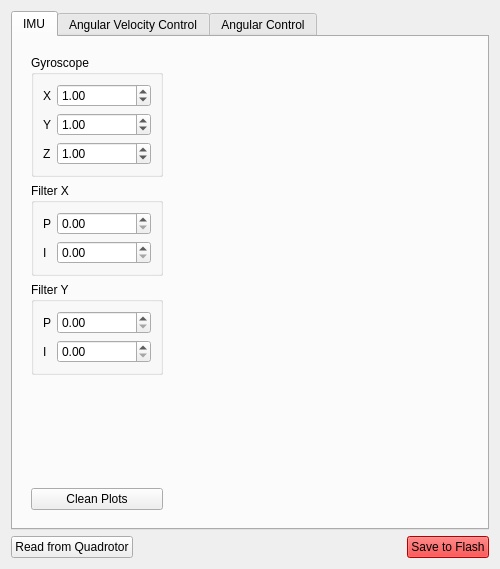
<?xml version="1.0" encoding="UTF-8"?>
<ui version="4.0">
 <class>configQuadrotor</class>
 <widget class="QWidget" name="configQuadrotor">
  <property name="geometry">
   <rect>
    <x>0</x>
    <y>0</y>
    <width>496</width>
    <height>569</height>
   </rect>
  </property>
  <property name="windowTitle">
   <string>Form</string>
  </property>
  <layout class="QVBoxLayout" name="verticalLayout_7">
   <item>
    <widget class="QTabWidget" name="tabWidget">
     <property name="minimumSize">
      <size>
       <width>0</width>
       <height>0</height>
      </size>
     </property>
     <property name="maximumSize">
      <size>
       <width>16777215</width>
       <height>16777215</height>
      </size>
     </property>
     <property name="currentIndex">
      <number>0</number>
     </property>
     <widget class="QWidget" name="imu">
      <attribute name="title">
       <string>IMU</string>
      </attribute>
      <layout class="QHBoxLayout" name="horizontalLayout_2">
       <item>
        <widget class="QWidget" name="widget_2" native="true">
         <property name="minimumSize">
          <size>
           <width>150</width>
           <height>0</height>
          </size>
         </property>
         <property name="maximumSize">
          <size>
           <width>150</width>
           <height>16777215</height>
          </size>
         </property>
         <layout class="QVBoxLayout" name="verticalLayout_2">
          <item>
           <widget class="QGroupBox" name="groupBox">
            <property name="title">
             <string>Gyroscope</string>
            </property>
            <layout class="QFormLayout" name="formLayout">
             <item row="0" column="0">
              <widget class="QLabel" name="label">
               <property name="text">
                <string>X</string>
               </property>
              </widget>
             </item>
             <item row="0" column="1">
              <widget class="QDoubleSpinBox" name="doubleSpinBox_Gyro_X">
               <property name="minimum">
                <double>0.500000000000000</double>
               </property>
               <property name="maximum">
                <double>1.500000000000000</double>
               </property>
               <property name="singleStep">
                <double>0.010000000000000</double>
               </property>
               <property name="value">
                <double>1.000000000000000</double>
               </property>
              </widget>
             </item>
             <item row="1" column="0">
              <widget class="QLabel" name="label_2">
               <property name="text">
                <string>Y</string>
               </property>
              </widget>
             </item>
             <item row="1" column="1">
              <widget class="QDoubleSpinBox" name="doubleSpinBox_Gyro_Y">
               <property name="minimum">
                <double>0.500000000000000</double>
               </property>
               <property name="maximum">
                <double>1.500000000000000</double>
               </property>
               <property name="singleStep">
                <double>0.010000000000000</double>
               </property>
               <property name="value">
                <double>1.000000000000000</double>
               </property>
              </widget>
             </item>
             <item row="2" column="0">
              <widget class="QLabel" name="label_3">
               <property name="text">
                <string>Z</string>
               </property>
              </widget>
             </item>
             <item row="2" column="1">
              <widget class="QDoubleSpinBox" name="doubleSpinBox_Gyro_Z">
               <property name="minimum">
                <double>0.500000000000000</double>
               </property>
               <property name="maximum">
                <double>1.500000000000000</double>
               </property>
               <property name="singleStep">
                <double>0.010000000000000</double>
               </property>
               <property name="value">
                <double>1.000000000000000</double>
               </property>
              </widget>
             </item>
            </layout>
           </widget>
          </item>
          <item>
           <widget class="QGroupBox" name="groupBox_2">
            <property name="title">
             <string>Filter X</string>
            </property>
            <layout class="QFormLayout" name="formLayout_2">
             <item row="0" column="0">
              <widget class="QLabel" name="label_4">
               <property name="text">
                <string>P</string>
               </property>
              </widget>
             </item>
             <item row="0" column="1">
              <widget class="QDoubleSpinBox" name="doubleSpinBox_filter_X_P"/>
             </item>
             <item row="1" column="0">
              <widget class="QLabel" name="label_5">
               <property name="text">
                <string>I</string>
               </property>
              </widget>
             </item>
             <item row="1" column="1">
              <widget class="QDoubleSpinBox" name="doubleSpinBox_filter_X_I"/>
             </item>
            </layout>
           </widget>
          </item>
          <item>
           <widget class="QGroupBox" name="groupBox_3">
            <property name="title">
             <string>Filter Y</string>
            </property>
            <layout class="QFormLayout" name="formLayout_3">
             <property name="fieldGrowthPolicy">
              <enum>QFormLayout::AllNonFixedFieldsGrow</enum>
             </property>
             <item row="0" column="0">
              <widget class="QLabel" name="label_10">
               <property name="text">
                <string>P</string>
               </property>
              </widget>
             </item>
             <item row="0" column="1">
              <widget class="QDoubleSpinBox" name="doubleSpinBox_filter_Y_P"/>
             </item>
             <item row="1" column="0">
              <widget class="QLabel" name="label_11">
               <property name="text">
                <string>I</string>
               </property>
              </widget>
             </item>
             <item row="1" column="1">
              <widget class="QDoubleSpinBox" name="doubleSpinBox_filter_Y_I"/>
             </item>
            </layout>
           </widget>
          </item>
          <item>
           <spacer name="verticalSpacer">
            <property name="orientation">
             <enum>Qt::Vertical</enum>
            </property>
            <property name="sizeHint" stdset="0">
             <size>
              <width>20</width>
              <height>40</height>
             </size>
            </property>
           </spacer>
          </item>
          <item>
           <widget class="QPushButton" name="pushButton_IMU_cleanPlots">
            <property name="text">
             <string>Clean Plots</string>
            </property>
           </widget>
          </item>
         </layout>
        </widget>
       </item>
       <item>
        <widget class="QWidget" name="widget" native="true">
         <property name="minimumSize">
          <size>
           <width>300</width>
           <height>0</height>
          </size>
         </property>
         <layout class="QVBoxLayout" name="verticalLayout">
          <item>
           <widget class="Plot" name="widget_plot_imu_up" native="true">
            <property name="minimumSize">
             <size>
              <width>100</width>
              <height>100</height>
             </size>
            </property>
            <zorder>tabWidget</zorder>
           </widget>
          </item>
          <item>
           <widget class="Plot" name="widget_plot_imu_down" native="true">
            <property name="minimumSize">
             <size>
              <width>100</width>
              <height>100</height>
             </size>
            </property>
           </widget>
          </item>
         </layout>
        </widget>
       </item>
      </layout>
     </widget>
     <widget class="QWidget" name="angle_control">
      <attribute name="title">
       <string>Angular Velocity Control</string>
      </attribute>
      <layout class="QHBoxLayout" name="horizontalLayout_3">
       <item>
        <widget class="QWidget" name="widget_4" native="true">
         <property name="minimumSize">
          <size>
           <width>150</width>
           <height>0</height>
          </size>
         </property>
         <property name="maximumSize">
          <size>
           <width>159</width>
           <height>16777215</height>
          </size>
         </property>
         <layout class="QVBoxLayout" name="verticalLayout_4">
          <item>
           <widget class="QGroupBox" name="groupBox_4">
            <property name="title">
             <string>X</string>
            </property>
            <layout class="QFormLayout" name="formLayout_4">
             <property name="fieldGrowthPolicy">
              <enum>QFormLayout::AllNonFixedFieldsGrow</enum>
             </property>
             <item row="0" column="0">
              <widget class="QLabel" name="label_7">
               <property name="text">
                <string>P</string>
               </property>
              </widget>
             </item>
             <item row="0" column="1">
              <widget class="QDoubleSpinBox" name="doubleSpinBox_angularVelocityControl_X_P"/>
             </item>
             <item row="1" column="0">
              <widget class="QLabel" name="label_8">
               <property name="text">
                <string>I</string>
               </property>
              </widget>
             </item>
             <item row="1" column="1">
              <widget class="QDoubleSpinBox" name="doubleSpinBox_angularVelocityControl_X_I"/>
             </item>
            </layout>
           </widget>
          </item>
          <item>
           <widget class="QGroupBox" name="groupBox_5">
            <property name="title">
             <string>Y</string>
            </property>
            <layout class="QFormLayout" name="formLayout_5">
             <property name="fieldGrowthPolicy">
              <enum>QFormLayout::AllNonFixedFieldsGrow</enum>
             </property>
             <item row="0" column="0">
              <widget class="QLabel" name="label_12">
               <property name="text">
                <string>P</string>
               </property>
              </widget>
             </item>
             <item row="0" column="1">
              <widget class="QDoubleSpinBox" name="doubleSpinBox_angularVelocityControl_Y_P"/>
             </item>
             <item row="1" column="0">
              <widget class="QLabel" name="label_9">
               <property name="text">
                <string>I</string>
               </property>
              </widget>
             </item>
             <item row="1" column="1">
              <widget class="QDoubleSpinBox" name="doubleSpinBox_angularVelocityControl_Y_I"/>
             </item>
            </layout>
           </widget>
          </item>
          <item>
           <widget class="QGroupBox" name="groupBox_6">
            <property name="title">
             <string>Z</string>
            </property>
            <layout class="QFormLayout" name="formLayout_6">
             <property name="fieldGrowthPolicy">
              <enum>QFormLayout::AllNonFixedFieldsGrow</enum>
             </property>
             <item row="0" column="0">
              <widget class="QLabel" name="label_15">
               <property name="text">
                <string>P</string>
               </property>
              </widget>
             </item>
             <item row="0" column="1">
              <widget class="QDoubleSpinBox" name="doubleSpinBox_angularVelocityControl_Z_P"/>
             </item>
             <item row="1" column="0">
              <widget class="QLabel" name="label_16">
               <property name="text">
                <string>I</string>
               </property>
              </widget>
             </item>
             <item row="1" column="1">
              <widget class="QDoubleSpinBox" name="doubleSpinBox_angularVelocityControl_Z_I"/>
             </item>
            </layout>
           </widget>
          </item>
          <item>
           <spacer name="verticalSpacer_2">
            <property name="orientation">
             <enum>Qt::Vertical</enum>
            </property>
            <property name="sizeHint" stdset="0">
             <size>
              <width>20</width>
              <height>40</height>
             </size>
            </property>
           </spacer>
          </item>
         </layout>
        </widget>
       </item>
       <item>
        <widget class="QWidget" name="widget_3" native="true">
         <property name="minimumSize">
          <size>
           <width>300</width>
           <height>0</height>
          </size>
         </property>
         <layout class="QVBoxLayout" name="verticalLayout_3">
          <item>
           <widget class="Plot" name="widget_plot_angularVelocityControl_up" native="true">
            <property name="minimumSize">
             <size>
              <width>100</width>
              <height>100</height>
             </size>
            </property>
           </widget>
          </item>
          <item>
           <widget class="Plot" name="widget_plot_angularVelocityControl_down" native="true">
            <property name="minimumSize">
             <size>
              <width>100</width>
              <height>100</height>
             </size>
            </property>
           </widget>
          </item>
         </layout>
        </widget>
       </item>
      </layout>
     </widget>
     <widget class="QWidget" name="tab">
      <attribute name="title">
       <string>Angular Control</string>
      </attribute>
      <layout class="QHBoxLayout" name="horizontalLayout_4">
       <item>
        <widget class="QWidget" name="widget_5" native="true">
         <property name="minimumSize">
          <size>
           <width>150</width>
           <height>0</height>
          </size>
         </property>
         <property name="maximumSize">
          <size>
           <width>150</width>
           <height>16777215</height>
          </size>
         </property>
         <layout class="QVBoxLayout" name="verticalLayout_5">
          <item>
           <widget class="QGroupBox" name="groupBox_7">
            <property name="title">
             <string>X</string>
            </property>
            <layout class="QFormLayout" name="formLayout_7">
             <property name="fieldGrowthPolicy">
              <enum>QFormLayout::AllNonFixedFieldsGrow</enum>
             </property>
             <item row="0" column="0">
              <widget class="QLabel" name="label_13">
               <property name="text">
                <string>P</string>
               </property>
              </widget>
             </item>
             <item row="0" column="1">
              <widget class="QDoubleSpinBox" name="doubleSpinBox_angularControl_X_P"/>
             </item>
            </layout>
           </widget>
          </item>
          <item>
           <widget class="QGroupBox" name="groupBox_8">
            <property name="title">
             <string>Y</string>
            </property>
            <layout class="QFormLayout" name="formLayout_8">
             <property name="fieldGrowthPolicy">
              <enum>QFormLayout::AllNonFixedFieldsGrow</enum>
             </property>
             <item row="0" column="0">
              <widget class="QLabel" name="label_17">
               <property name="text">
                <string>P</string>
               </property>
              </widget>
             </item>
             <item row="0" column="1">
              <widget class="QDoubleSpinBox" name="doubleSpinBox_angularControl_Y_P"/>
             </item>
            </layout>
           </widget>
          </item>
          <item>
           <spacer name="verticalSpacer_3">
            <property name="orientation">
             <enum>Qt::Vertical</enum>
            </property>
            <property name="sizeHint" stdset="0">
             <size>
              <width>20</width>
              <height>40</height>
             </size>
            </property>
           </spacer>
          </item>
         </layout>
        </widget>
       </item>
       <item>
        <widget class="QWidget" name="widget_6" native="true">
         <property name="minimumSize">
          <size>
           <width>300</width>
           <height>0</height>
          </size>
         </property>
         <layout class="QVBoxLayout" name="verticalLayout_6">
          <item>
           <widget class="Plot" name="widget_plot_angularControl_up" native="true">
            <property name="minimumSize">
             <size>
              <width>100</width>
              <height>100</height>
             </size>
            </property>
           </widget>
          </item>
          <item>
           <widget class="Plot" name="widget_plot_angularControl_down" native="true">
            <property name="minimumSize">
             <size>
              <width>100</width>
              <height>100</height>
             </size>
            </property>
           </widget>
          </item>
         </layout>
        </widget>
       </item>
      </layout>
     </widget>
    </widget>
   </item>
   <item>
    <widget class="QWidget" name="widget_7" native="true">
     <layout class="QHBoxLayout" name="horizontalLayout">
      <property name="margin">
       <number>0</number>
      </property>
      <item>
       <widget class="QPushButton" name="pushButton_readFromQuadrotor">
        <property name="text">
         <string>Read from Quadrotor</string>
        </property>
       </widget>
      </item>
      <item>
       <spacer name="horizontalSpacer">
        <property name="orientation">
         <enum>Qt::Horizontal</enum>
        </property>
        <property name="sizeHint" stdset="0">
         <size>
          <width>40</width>
          <height>20</height>
         </size>
        </property>
       </spacer>
      </item>
      <item>
       <widget class="QPushButton" name="pushButton_saveToFlash">
        <property name="autoFillBackground">
         <bool>false</bool>
        </property>
        <property name="styleSheet">
         <string notr="true">background-color: rgb(255, 0, 0);</string>
        </property>
        <property name="text">
         <string>Save to Flash</string>
        </property>
       </widget>
      </item>
     </layout>
    </widget>
   </item>
  </layout>
 </widget>
 <customwidgets>
  <customwidget>
   <class>Plot</class>
   <extends>QWidget</extends>
   <header>plot.h</header>
   <container>1</container>
  </customwidget>
 </customwidgets>
 <resources/>
 <connections/>
</ui>
